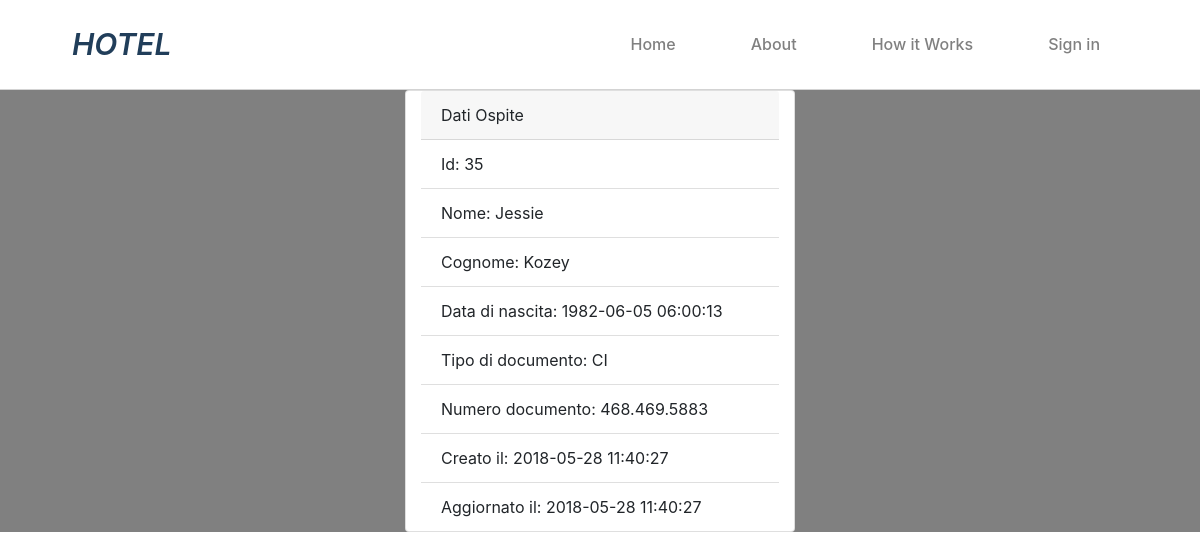
Page /show/show.php?id=35 on the committed database.
### tables this page shows
CREATE TABLE `ospiti` (
  `id` int(10) UNSIGNED NOT NULL,
  `name` varchar(255) NOT NULL,
  `lastname` varchar(255) NOT NULL,
  `date_of_birth` datetime NOT NULL,
  `document_type` varchar(1024) NOT NULL,
  `document_number` varchar(1024) NOT NULL,
  `created_at` timestamp NULL DEFAULT NULL,
  `updated_at` timestamp NULL DEFAULT NULL
);

### show/database_show_single.php (called while the page is built, shortened)
<?php
$conn = new mysqli($servername, $username, $password, $dbname);
$sql = 'SELECT * FROM `ospiti`;';
$result = $conn->query($sql);
if ($result->num_rows > 0) {
$ospiti = [];
  while($row = $result->fetch_assoc()) {
    $ospiti[] = $row;
  }
} else {
  echo '0 results';
}
?>

### show/show.php (the view)
<!DOCTYPE html>
<html lang="en" dir="ltr">
    <?php
    include 'database_show_single.php';
    include '../partials/_head.php';
    include '../partials/_nav.php';
    ?>
  <body>
    <div class="wra_p container-fluid">
      <div class="card col-4" style="width: 50%;">
        <div class="card-header">
          Dati Ospite
        </div>
        <ul class="list-group list-group-flush">
          <?php foreach ($ospiti as $key => $value) {
            if ($_GET['id'] === $value['id']) {
              ?><li class="list-group-item"><?php echo 'Id: '.$value['id']; ?></li>
              <li class="list-group-item"><?php echo 'Nome: '.$value['name']; ?></li>
              <li class="list-group-item"><?php echo 'Cognome: '.$value['lastname']; ?></li>
              <li class="list-group-item"><?php echo 'Data di nascita: '.$value['date_of_birth']; ?></li>
              <li class="list-group-item"><?php echo 'Tipo di documento: '.$value['document_type']; ?></li>
              <li class="list-group-item"><?php echo 'Numero documento: '.$value['document_number']; ?></li>
              <li class="list-group-item"><?php echo 'Creato il: '.$value['created_at']; ?></li>
              <li class="list-group-item"><?php echo 'Aggiornato il: '.$value['updated_at']; ?></li>
              <?php
            }
          }
          ?>
        </ul>
      </div>
    </div>
  </body>
</html>

### rows in the picture
ospiti: id "35", name "Jessie", lastname "Kozey", date_of_birth "1982-06-05 06:00:13", document_type "CI", document_number "468.469.5883", created_at "2018-05-28 11:40:27", updated_at "2018-05-28 11:40:27"
